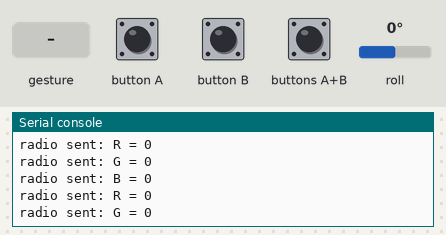
Recording of a program running on a simulated BBC micro:bit (MakeCode). Shown: the last lines printed to the serial console. Inputs (shaded band) come from the test bench; at power-on: roll 0°. No radio messages arrive unless stated (any console line starting 'radio sent:' is added by the test bench); a tilt is held for 1.5 s and a shake lasts 1 s, then the board lies face up again.

Above: at 1.2 s.
1.3 s: roll set to -172°
At 2.0 s:
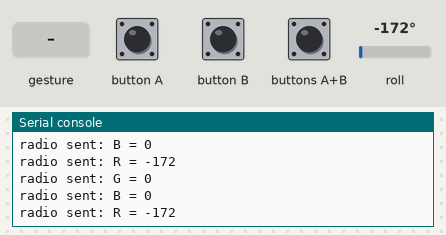
2.8 s: button A pressed for 0.15 s
At 3.8 s:
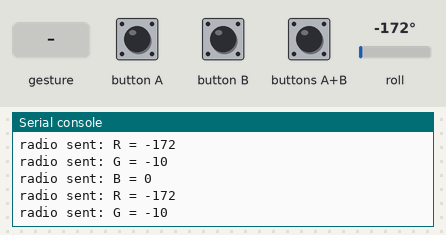
4.4 s: buttons A+B pressed for 0.15 s
6.0 s: button B pressed for 0.15 s
At 6.6 s:
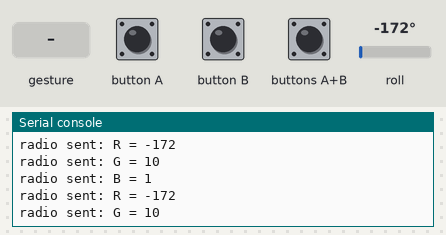
7.6 s: gesture 'shake'
9.1 s: roll set to -90°
At 9.8 s:
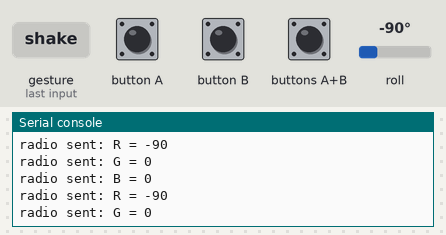
Timing chart, 0 to 11.6 s (numbered marks = the images above; inputs shaded):
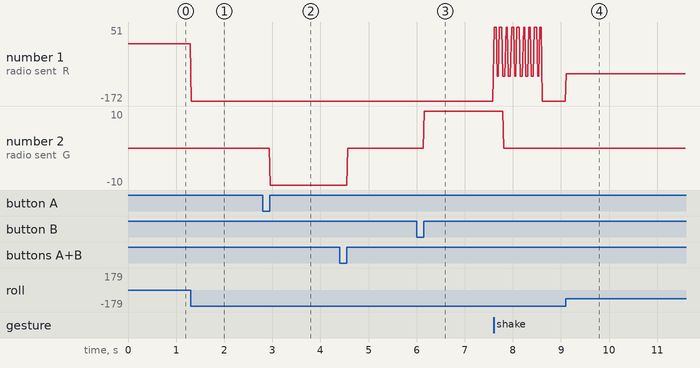

Measured:
- after the input at 1.3 s, the serial console: prints a new line at once (image 1)
- after the input at 2.8 s, the serial console: prints a new line after 0.15 s (image 2)
- after the input at 6.0 s, the serial console: prints a new line after 0.16 s (image 3)
- after the input at 9.1 s, the serial console: prints a new line at once (image 4)
- plotted number 1: 0 → -172 after the input at 1.3 s, -172 → -90 after the input at 9.1 s
- plotted number 2: 0 → -10 after the input at 2.8 s, 0 → 10 after the input at 6.0 s

The program:

main.ts
```typescript
input.onButtonPressed(Button.A, function () {
    Gas += -10
})
input.onGesture(Gesture.Shake, function () {
    Gas = 0
    Bereit = 0
})
input.onButtonPressed(Button.AB, function () {
    if (Bereit) {
        Bereit = 0
    } else {
        Bereit = 1
    }
    Gas = 0
})
input.onButtonPressed(Button.B, function () {
    Gas += 10
})
let Richtung = 0
let Gas = 0
let Bereit = 0
radio.setGroup(7)
Bereit = 0
basic.forever(function () {
    Richtung = input.rotation(Rotation.Roll)
    radio.sendValue("B", Bereit)
    radio.sendValue("R", Richtung)
    radio.sendValue("G", Gas)
})
```

test.ts
```typescript
// Hier kann man Tests durchführen; diese Datei wird nicht kompiliert, wenn dieses Paket als Erweiterung verwendet wird.
```
